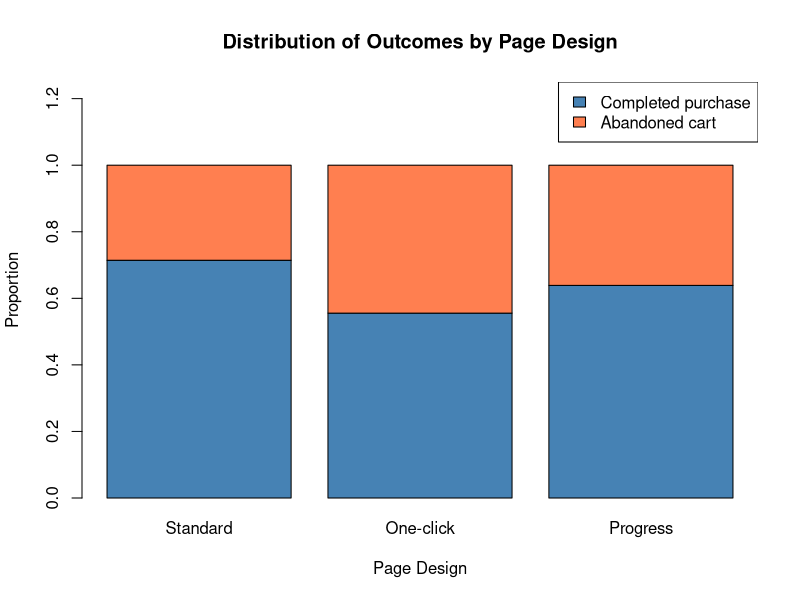

Here is the R script that generated this plot:
# ------------------------------------------------------------------------------
# CHI-SQUARE TEST OF INDEPENDENCE (From Summary Table)
# ------------------------------------------------------------------------------

# 1. Enter the counts row-by-row (Row 1: Completed, Row 2: Abandoned)
completed_counts <- matrix(c(20, 15, 23,   # Completed Purchase
                            8, 12, 13),  # Abandoned Cart
                          nrow = 2, 
                          byrow = TRUE)

# 2. Add row and column names
rownames(completed_counts) <- c("Completed purchase", "Abandoned cart")
colnames(completed_counts) <- c("Standard", "One-click", "Progress")

# Display the 2-way table in console
completed_counts

# 3. Run the Chi-Square Test
chi_test <- chisq.test(completed_counts)
chi_test

# 4. Check expected cell counts (Assumption check: all expected counts >= 5)
chi_test$expected

# ------------------------------------------------------------------------------
# 1. CALCULATE COLUMN PROPORTIONS
# ------------------------------------------------------------------------------
# margin = 2 computes proportions down each column (within each checkout group)
prop_table <- prop.table(completed_counts, margin = 2)

# Display the calculated proportions in console
prop_table

# ------------------------------------------------------------------------------
# 2. Stacked Bar Chart (100% Stacked)
# ------------------------------------------------------------------------------
barplot(prop_table, 
        beside = FALSE,                       # Stacks bars on top of each other
        col = c("steelblue", "coral"),
        ylim = c(0, 1.25),                    # Leave headroom for the legend
        main = "Distribution of Outcomes by Page Design",
        xlab = "Page Design", 
        ylab = "Proportion")

legend("topright", 
       legend = rownames(prop_table), 
       fill = c("steelblue", "coral"))
